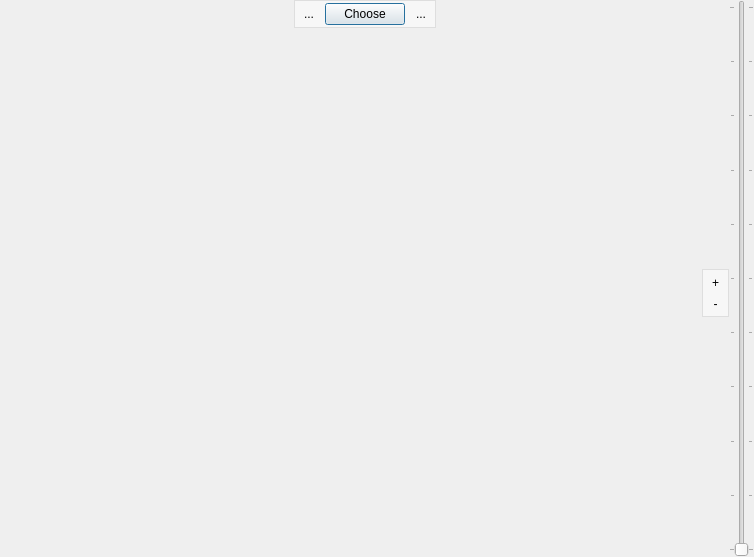
<?xml version="1.0" encoding="UTF-8"?>
<ui version="4.0">
 <class>PlaceChooser</class>
 <widget class="QDialog" name="PlaceChooser">
  <property name="geometry">
   <rect>
    <x>0</x>
    <y>0</y>
    <width>754</width>
    <height>557</height>
   </rect>
  </property>
  <property name="windowTitle">
   <string>MoNav - Choose Place</string>
  </property>
  <layout class="QVBoxLayout" name="verticalLayout">
   <property name="spacing">
    <number>0</number>
   </property>
   <property name="margin">
    <number>0</number>
   </property>
   <item>
    <widget class="PaintWidget" name="paintArea" native="true">
     <layout class="QHBoxLayout" name="horizontalLayout">
      <property name="spacing">
       <number>0</number>
      </property>
      <property name="margin">
       <number>0</number>
      </property>
      <item>
       <layout class="QVBoxLayout" name="verticalLayout_6">
        <property name="spacing">
         <number>0</number>
        </property>
        <item>
         <layout class="QHBoxLayout" name="horizontalLayout_4">
          <property name="spacing">
           <number>0</number>
          </property>
          <item>
           <spacer name="horizontalSpacer_4">
            <property name="orientation">
             <enum>Qt::Horizontal</enum>
            </property>
            <property name="sizeHint" stdset="0">
             <size>
              <width>1</width>
              <height>1</height>
             </size>
            </property>
           </spacer>
          </item>
          <item>
           <widget class="QFrame" name="headerWidget">
            <property name="sizePolicy">
             <sizepolicy hsizetype="Maximum" vsizetype="Maximum">
              <horstretch>0</horstretch>
              <verstretch>0</verstretch>
             </sizepolicy>
            </property>
            <property name="palette">
             <palette>
              <active>
               <colorrole role="Base">
                <brush brushstyle="SolidPattern">
                 <color alpha="255">
                  <red>255</red>
                  <green>255</green>
                  <blue>255</blue>
                 </color>
                </brush>
               </colorrole>
               <colorrole role="Window">
                <brush brushstyle="SolidPattern">
                 <color alpha="128">
                  <red>255</red>
                  <green>255</green>
                  <blue>255</blue>
                 </color>
                </brush>
               </colorrole>
              </active>
              <inactive>
               <colorrole role="Base">
                <brush brushstyle="SolidPattern">
                 <color alpha="255">
                  <red>255</red>
                  <green>255</green>
                  <blue>255</blue>
                 </color>
                </brush>
               </colorrole>
               <colorrole role="Window">
                <brush brushstyle="SolidPattern">
                 <color alpha="128">
                  <red>255</red>
                  <green>255</green>
                  <blue>255</blue>
                 </color>
                </brush>
               </colorrole>
              </inactive>
              <disabled>
               <colorrole role="Base">
                <brush brushstyle="SolidPattern">
                 <color alpha="128">
                  <red>255</red>
                  <green>255</green>
                  <blue>255</blue>
                 </color>
                </brush>
               </colorrole>
               <colorrole role="Window">
                <brush brushstyle="SolidPattern">
                 <color alpha="128">
                  <red>255</red>
                  <green>255</green>
                  <blue>255</blue>
                 </color>
                </brush>
               </colorrole>
              </disabled>
             </palette>
            </property>
            <property name="autoFillBackground">
             <bool>true</bool>
            </property>
            <property name="frameShape">
             <enum>QFrame::StyledPanel</enum>
            </property>
            <property name="frameShadow">
             <enum>QFrame::Raised</enum>
            </property>
            <layout class="QHBoxLayout" name="horizontalLayout_6">
             <property name="spacing">
              <number>4</number>
             </property>
             <property name="margin">
              <number>2</number>
             </property>
             <item>
              <widget class="QToolButton" name="previousButton">
               <property name="focusPolicy">
                <enum>Qt::NoFocus</enum>
               </property>
               <property name="text">
                <string>...</string>
               </property>
               <property name="icon">
                <iconset resource="images.qrc">
                 <normaloff>:/images/oxygen/go-previous.png</normaloff>:/images/oxygen/go-previous.png</iconset>
               </property>
               <property name="autoRaise">
                <bool>true</bool>
               </property>
              </widget>
             </item>
             <item>
              <widget class="QPushButton" name="headerLabel">
               <property name="text">
                <string>Choose</string>
               </property>
              </widget>
             </item>
             <item>
              <widget class="QToolButton" name="nextButton">
               <property name="focusPolicy">
                <enum>Qt::NoFocus</enum>
               </property>
               <property name="text">
                <string>...</string>
               </property>
               <property name="icon">
                <iconset resource="images.qrc">
                 <normaloff>:/images/oxygen/go-next.png</normaloff>:/images/oxygen/go-next.png</iconset>
               </property>
               <property name="autoRaise">
                <bool>true</bool>
               </property>
              </widget>
             </item>
            </layout>
           </widget>
          </item>
          <item>
           <spacer name="horizontalSpacer_5">
            <property name="orientation">
             <enum>Qt::Horizontal</enum>
            </property>
            <property name="sizeHint" stdset="0">
             <size>
              <width>1</width>
              <height>1</height>
             </size>
            </property>
           </spacer>
          </item>
         </layout>
        </item>
        <item>
         <layout class="QHBoxLayout" name="horizontalLayout_7">
          <property name="spacing">
           <number>0</number>
          </property>
          <item>
           <layout class="QVBoxLayout" name="verticalLayout_5">
            <property name="spacing">
             <number>0</number>
            </property>
           </layout>
          </item>
          <item>
           <spacer name="horizontalSpacer_3">
            <property name="orientation">
             <enum>Qt::Horizontal</enum>
            </property>
            <property name="sizeHint" stdset="0">
             <size>
              <width>1</width>
              <height>1</height>
             </size>
            </property>
           </spacer>
          </item>
          <item>
           <layout class="QVBoxLayout" name="verticalLayout_4">
            <property name="spacing">
             <number>0</number>
            </property>
            <item>
             <spacer name="verticalSpacer_3">
              <property name="orientation">
               <enum>Qt::Vertical</enum>
              </property>
              <property name="sizeHint" stdset="0">
               <size>
                <width>1</width>
                <height>1</height>
               </size>
              </property>
             </spacer>
            </item>
            <item>
             <widget class="QFrame" name="zoomWidget">
              <property name="sizePolicy">
               <sizepolicy hsizetype="Maximum" vsizetype="Maximum">
                <horstretch>0</horstretch>
                <verstretch>0</verstretch>
               </sizepolicy>
              </property>
              <property name="palette">
               <palette>
                <active>
                 <colorrole role="Base">
                  <brush brushstyle="SolidPattern">
                   <color alpha="255">
                    <red>255</red>
                    <green>255</green>
                    <blue>255</blue>
                   </color>
                  </brush>
                 </colorrole>
                 <colorrole role="Window">
                  <brush brushstyle="SolidPattern">
                   <color alpha="128">
                    <red>255</red>
                    <green>255</green>
                    <blue>255</blue>
                   </color>
                  </brush>
                 </colorrole>
                </active>
                <inactive>
                 <colorrole role="Base">
                  <brush brushstyle="SolidPattern">
                   <color alpha="255">
                    <red>255</red>
                    <green>255</green>
                    <blue>255</blue>
                   </color>
                  </brush>
                 </colorrole>
                 <colorrole role="Window">
                  <brush brushstyle="SolidPattern">
                   <color alpha="128">
                    <red>255</red>
                    <green>255</green>
                    <blue>255</blue>
                   </color>
                  </brush>
                 </colorrole>
                </inactive>
                <disabled>
                 <colorrole role="Base">
                  <brush brushstyle="SolidPattern">
                   <color alpha="128">
                    <red>255</red>
                    <green>255</green>
                    <blue>255</blue>
                   </color>
                  </brush>
                 </colorrole>
                 <colorrole role="Window">
                  <brush brushstyle="SolidPattern">
                   <color alpha="128">
                    <red>255</red>
                    <green>255</green>
                    <blue>255</blue>
                   </color>
                  </brush>
                 </colorrole>
                </disabled>
               </palette>
              </property>
              <property name="autoFillBackground">
               <bool>true</bool>
              </property>
              <property name="frameShape">
               <enum>QFrame::StyledPanel</enum>
              </property>
              <property name="frameShadow">
               <enum>QFrame::Raised</enum>
              </property>
              <layout class="QVBoxLayout" name="verticalLayout_3">
               <property name="spacing">
                <number>0</number>
               </property>
               <property name="margin">
                <number>2</number>
               </property>
               <item>
                <widget class="QToolButton" name="zoomIn">
                 <property name="sizePolicy">
                  <sizepolicy hsizetype="Preferred" vsizetype="Fixed">
                   <horstretch>0</horstretch>
                   <verstretch>0</verstretch>
                  </sizepolicy>
                 </property>
                 <property name="focusPolicy">
                  <enum>Qt::NoFocus</enum>
                 </property>
                 <property name="text">
                  <string>+</string>
                 </property>
                 <property name="icon">
                  <iconset resource="images.qrc">
                   <normaloff>:/images/oxygen/zoom-in.png</normaloff>:/images/oxygen/zoom-in.png</iconset>
                 </property>
                 <property name="autoRaise">
                  <bool>true</bool>
                 </property>
                </widget>
               </item>
               <item>
                <widget class="QToolButton" name="zoomOut">
                 <property name="sizePolicy">
                  <sizepolicy hsizetype="Preferred" vsizetype="Fixed">
                   <horstretch>0</horstretch>
                   <verstretch>0</verstretch>
                  </sizepolicy>
                 </property>
                 <property name="focusPolicy">
                  <enum>Qt::NoFocus</enum>
                 </property>
                 <property name="text">
                  <string>-</string>
                 </property>
                 <property name="icon">
                  <iconset resource="images.qrc">
                   <normaloff>:/images/oxygen/zoom-out.png</normaloff>:/images/oxygen/zoom-out.png</iconset>
                 </property>
                 <property name="autoRaise">
                  <bool>true</bool>
                 </property>
                </widget>
               </item>
              </layout>
             </widget>
            </item>
            <item>
             <spacer name="verticalSpacer_4">
              <property name="orientation">
               <enum>Qt::Vertical</enum>
              </property>
              <property name="sizeHint" stdset="0">
               <size>
                <width>1</width>
                <height>1</height>
               </size>
              </property>
             </spacer>
            </item>
           </layout>
          </item>
         </layout>
        </item>
       </layout>
      </item>
      <item>
       <widget class="QSlider" name="zoomBar">
        <property name="sizePolicy">
         <sizepolicy hsizetype="Minimum" vsizetype="Expanding">
          <horstretch>0</horstretch>
          <verstretch>0</verstretch>
         </sizepolicy>
        </property>
        <property name="maximum">
         <number>10</number>
        </property>
        <property name="pageStep">
         <number>1</number>
        </property>
        <property name="orientation">
         <enum>Qt::Vertical</enum>
        </property>
        <property name="tickPosition">
         <enum>QSlider::TicksBothSides</enum>
        </property>
       </widget>
      </item>
     </layout>
    </widget>
   </item>
  </layout>
 </widget>
 <customwidgets>
  <customwidget>
   <class>PaintWidget</class>
   <extends>QWidget</extends>
   <header>paintwidget.h</header>
   <container>1</container>
  </customwidget>
 </customwidgets>
 <resources>
  <include location="images.qrc"/>
 </resources>
 <connections/>
</ui>
